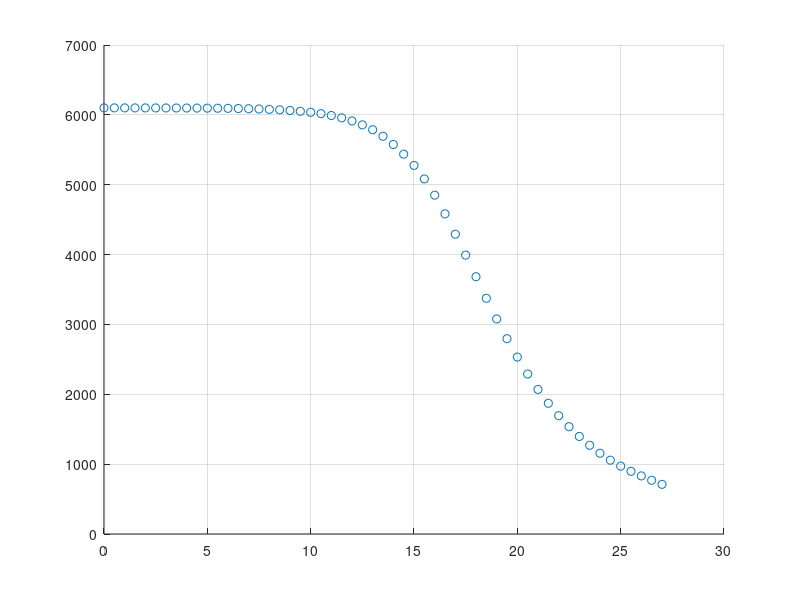
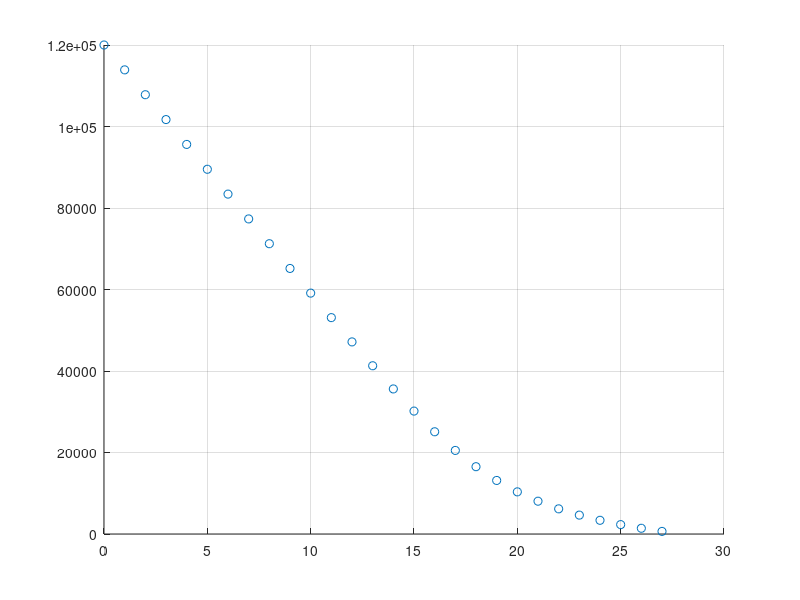

Source code (MATLAB) for these figures, in order:
clc
clear all
close all
warning off


%% Assignation des variables
m = 50; %kg
J = 1.5; %kg-m^2
R_mars = 3397e03; %m
U_mars = 42830e09; %m^3/^2
S = 0.8; %s^2
d = 0.05; %m
C_D0 = 1.2;
C_Lalpha = 0.80;
C_Malpha = -0.07;
C_Mq = -0.05;
C_Mgamma = 0.10;

%% Conditions initiales
V_ini = 6100; %m/s
Gamma_ini = -20.5; %degré
h_ini = 120000; %m
s_ini = 0.0; %degré
Theta_ini = -80; %deg
q_ini = 0.0; %degré/s

%% Conditions finales désirer
V_fin1 = 250; %m/s
V_fin2 = 300; %m/s
h_fin = 10000; %m

%% Conditions initiales NASA
V_ini_NASA = 6100; %m/s
Gamma_ini_NASA = -90; %degrée
H_ini_NASA = 120000; %m
s_ini_NASA = 0.0; %degrée
Theta_ini_NASA = -90; %degrée
q_ini_NASA = 0.0; %degrée

%% Load les valeurs
load("Accelero_Data_from_NASA.mat")

%% Accélération
Accelertion = struct("X", t, "Y", acc_mes);

%% Méthode de trapèze
Vitesse_mes(1,1) = V_ini_NASA;
h = t(2);
for n = 2:length(acc_mes)
    Vitesse_mes(n,1) = Vitesse_mes(1,1) - (acc_mes(1) + acc_mes(n) + 2*sum(acc_mes(2:n-1)))*(h/2);
end

Diff1 = diff(acc_mes(1:end))/t(2);
Erreur = ((h^2)/12) * (Diff1(end) - Diff1(1))

%Mettre dans structure
Vitesse = struct("Y", Vitesse_mes, "X", t, "Erreur", Erreur);

%% Méthode Simpson
Hauteur_mes(1) = H_ini_NASA;
Position_mes(1) = t(1);
h = t(2);
for n = 3:2:length(Vitesse_mes)
    Hauteur_mes(((n-1)/2)+1,1) = Hauteur_mes(1) - (Vitesse_mes(1) + Vitesse_mes(n) + 4*sum(Vitesse_mes(2:2:(n-1))) + 2*sum(Vitesse_mes(3:2:(n-1)))) * (h/3);
    Position_mes(((n-1)/2)+1,1) = t(n);
end

Diff2 = diff(Diff1)/t(2);
Erreur = ((h^4)/180) * (Diff2(end) - Diff2(1))

%Mettre dans structure
Position = struct("Y", Hauteur_mes, "X", Position_mes, "Erreur", Erreur);

clear Vitesse_mes h acc_mes t Hauteur_mes Position_mes Erreur

%Affichage des approximations
figure
title("Vitesse")
scatter(Vitesse.X,Vitesse.Y)
grid on

figure
title("Position")
scatter(Position.X,Position.Y)
grid on

% À identifier
% RO_0
% h_s